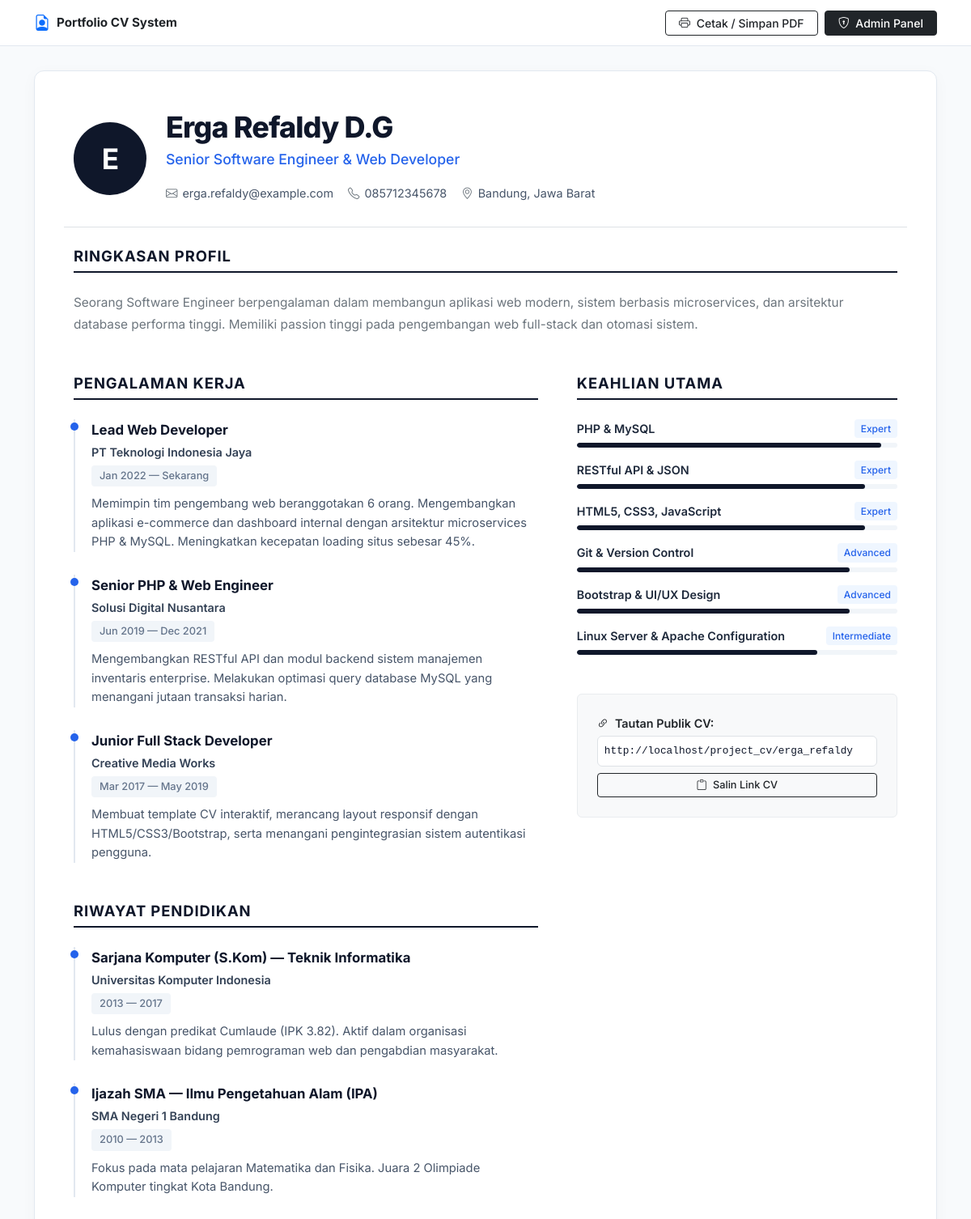
The page / on the database its author committed.
### tables this page shows
CREATE TABLE `users` (
  `id` INT AUTO_INCREMENT PRIMARY KEY,
  `username` VARCHAR(50) NOT NULL UNIQUE,
  `slug` VARCHAR(100) NOT NULL UNIQUE,
  `full_name` VARCHAR(100) NOT NULL,
  `title` VARCHAR(100) DEFAULT 'Full Stack Developer',
  `email` VARCHAR(100) NOT NULL UNIQUE,
  `phone` VARCHAR(30) DEFAULT NULL,
  `address` VARCHAR(255) DEFAULT NULL,
  `summary` TEXT DEFAULT NULL,
  `photo` VARCHAR(255) DEFAULT NULL,
  `password` VARCHAR(255) NOT NULL,
  `role` ENUM('admin', 'user') DEFAULT 'user',
  `is_default` TINYINT(1) DEFAULT 0,
  `created_at` DATETIME DEFAULT CURRENT_TIMESTAMP
);

CREATE TABLE `experiences` (
  `id` INT AUTO_INCREMENT PRIMARY KEY,
  `user_id` INT NOT NULL,
  `company_name` VARCHAR(100) NOT NULL,
  `job_title` VARCHAR(100) NOT NULL,
  `start_date` DATE NOT NULL,
  `end_date` DATE DEFAULT NULL,
  `is_current` TINYINT(1) DEFAULT 0,
  `description` TEXT DEFAULT NULL,
  CONSTRAINT `fk_exp_users` FOREIGN KEY (`user_id`) REFERENCES `users`(`id`) ON DELETE CASCADE
);

CREATE TABLE `education` (
  `id` INT AUTO_INCREMENT PRIMARY KEY,
  `user_id` INT NOT NULL,
  `school_name` VARCHAR(100) NOT NULL,
  `degree_obtained` VARCHAR(100) NOT NULL,
  `major` VARCHAR(100) DEFAULT NULL,
  `start_year` INT DEFAULT NULL,
  `graduation_year` INT DEFAULT NULL,
  `description` TEXT DEFAULT NULL,
  CONSTRAINT `fk_edu_users` FOREIGN KEY (`user_id`) REFERENCES `users`(`id`) ON DELETE CASCADE
);

CREATE TABLE `skills` (
  `id` INT AUTO_INCREMENT PRIMARY KEY,
  `user_id` INT NOT NULL,
  `skill_name` VARCHAR(100) NOT NULL,
  `proficiency_level` VARCHAR(50) DEFAULT 'Intermediate',
  `percentage` INT DEFAULT 80,
  `category` VARCHAR(50) DEFAULT 'Programming',
  CONSTRAINT `fk_skills_users` FOREIGN KEY (`user_id`) REFERENCES `users`(`id`) ON DELETE CASCADE
);

### includes/user_view_template.php (the view, shortened to what this page needs)
<?php
$user_data = null;
$experiences = [];
$education = [];
$skills = [];
$script_dir = rtrim(dirname($_SERVER['SCRIPT_NAME']), '/\\');
$base_url = ($script_dir === '/' || $script_dir === '\\') ? '' : $script_dir;
if (isset($db) && !empty($slug)) {
    $stmt_user = $db->prepare("SELECT * FROM users WHERE slug = ? OR username = ? LIMIT 1");
    if ($stmt_user) {
        $stmt_user->bind_param("ss", $slug, $slug);
        $stmt_user->execute();
        $user_data = $stmt_user->get_result()->fetch_assoc();
    }
    if ($user_data) {
        $user_id = $user_data['id'];
        $stmt_exp = $db->prepare("SELECT * FROM experiences WHERE user_id = ? ORDER BY start_date DESC");
        $stmt_exp->bind_param("i", $user_id);
        $stmt_exp->execute();
        $res_exp = $stmt_exp->get_result();
        while ($r = $res_exp->fetch_assoc()) {
            $experiences[] = $r;
        }
        $stmt_edu = $db->prepare("SELECT * FROM education WHERE user_id = ? ORDER BY graduation_year DESC");
        $stmt_edu->bind_param("i", $user_id);
        $stmt_edu->execute();
        $res_edu = $stmt_edu->get_result();
        while ($r = $res_edu->fetch_assoc()) {
            $education[] = $r;
        }
        $stmt_skill = $db->prepare("SELECT * FROM skills WHERE user_id = ? ORDER BY percentage DESC, id DESC");
        $stmt_skill->bind_param("i", $user_id);
        $stmt_skill->execute();
        $res_skill = $stmt_skill->get_result();
        while ($r = $res_skill->fetch_assoc()) {
            $skills[] = $r;
        }
    }
}
function formatDateDisplay($start, $end, $is_current = 0) {
    $s_time = strtotime($start);
    $s_str = $s_time ? date('M Y', $s_time) : $start;
    if ($is_current) {
        return "{$s_str} — Sekarang";
    }
    if ($end) {
        $e_time = strtotime($end);
        $e_str = $e_time ? date('M Y', $e_time) : $end;
        return "{$s_str} — {$e_str}";
    }
    return $s_str;
}
?>
<!DOCTYPE html>
<html lang="id">
<head>
    <link href="https://cdn.jsdelivr.net/npm/bootstrap@5.3.3/dist/css/bootstrap.min.css" rel="stylesheet">
    <link href="https://cdn.jsdelivr.net/npm/bootstrap-icons@1.11.3/font/bootstrap-icons.min.css" rel="stylesheet">
</head>
<body>
<header class="top-app-bar no-print">
    <div class="container d-flex justify-content-between align-items-center">
        <a href="<?= htmlspecialchars($base_url ?: '/') ?>" class="text-decoration-none text-dark fw-bold d-flex align-items-center gap-2" style="font-size: 0.95rem;">
            <i class="bi bi-file-earmark-person text-primary fs-5"></i> Portfolio CV System
        </a>
        <div class="d-flex align-items-center gap-2">
            <button onclick="window.print()" class="btn btn-outline-dark btn-sm px-3 fw-medium">
                <i class="bi bi-printer me-1"></i> Cetak / Simpan PDF
            </button>
            <a href="<?= htmlspecialchars($base_url ?: '/') ?>/Admin" class="btn btn-dark btn-sm px-3 fw-medium">
                <i class="bi bi-shield-lock me-1"></i> Admin Panel
            </a>
        </div>
    </div>
</header>
<main class="container">
    <div class="cv-card">
        <div class="row align-items-center pb-4 mb-4 border-bottom">
            <div class="col-auto mb-3 mb-md-0">
                <?php if (!empty($user_data['photo']) && file_exists(__DIR__ . '/../' . $user_data['photo'])): ?>
                    <img src="<?= htmlspecialchars($user_data['photo']) ?>" alt="Foto Profil" class="user-avatar-img">
                <?php else: ?>
                    <div class="user-avatar">
                        <?= strtoupper(substr($user_data['full_name'] ?? 'E', 0, 1)) ?>
                    </div>
                <?php endif; ?>
            </div>
            <div class="col">
                <h1 class="user-name"><?= htmlspecialchars($user_data['full_name'] ?? 'Erga Refaldy D.G') ?></h1>
                <div class="user-title"><?= htmlspecialchars($user_data['title'] ?? 'Software Engineer') ?></div>
                <div class="d-flex flex-wrap">
                    <?php if (!empty($user_data['email'])): ?>
                        <div class="contact-item"><i class="bi bi-envelope text-secondary"></i> <?= htmlspecialchars($user_data['email']) ?></div>
                    <?php endif; ?>
                    <?php if (!empty($user_data['phone'])): ?>
                        <div class="contact-item"><i class="bi bi-telephone text-secondary"></i> <?= htmlspecialchars($user_data['phone']) ?></div>
                    <?php endif; ?>
                    <?php if (!empty($user_data['address'])): ?>
                        <div class="contact-item"><i class="bi bi-geo-alt text-secondary"></i> <?= htmlspecialchars($user_data['address']) ?></div>
                    <?php endif; ?>
                </div>
            </div>
        </div>
        <?php if (!empty($user_data['summary'])): ?>
            <div class="mb-5">
                <h2 class="section-heading">Ringkasan Profil</h2>
                <p class="text-secondary" style="font-size: 0.96rem; line-height: 1.7;">
                    <?= nl2br(htmlspecialchars($user_data['summary'])) ?>
                </p>
            </div>
        <?php endif; ?>
        <div class="row g-5">
            <div class="col-lg-7">
                <div class="mb-5">
                    <h2 class="section-heading">Pengalaman Kerja</h2>
                    <?php if (!empty($experiences)): ?>
                        <?php foreach ($experiences as $exp): ?>
                            <div class="timeline-entry">
                                <div class="entry-title"><?= htmlspecialchars($exp['job_title']) ?></div>
                                <div class="entry-subtitle"><?= htmlspecialchars($exp['company_name']) ?></div>
                                <div class="entry-date"><?= formatDateDisplay($exp['start_date'], $exp['end_date'], $exp['is_current'] ?? 0) ?></div>
                                <div class="entry-desc">
                                    <?= nl2br(htmlspecialchars($exp['description'] ?? '')) ?>
                                </div>
                            </div>
                        <?php endforeach; ?>
                    <?php else: ?>
                        <p class="text-muted small">Belum ada riwayat pengalaman kerja.</p>
                    <?php endif; ?>
                </div>
                <div>
                    <h2 class="section-heading">Riwayat Pendidikan</h2>
                    <?php if (!empty($education)): ?>
                        <?php foreach ($education as $edu): ?>
                            <div class="timeline-entry">
                                <div class="entry-title"><?= htmlspecialchars($edu['degree_obtained']) ?> <?= !empty($edu['major']) ? '— ' . htmlspecialchars($edu['major']) : '' ?></div>
                                <div class="entry-subtitle"><?= htmlspecialchars($edu['school_name']) ?></div>
                                <div class="entry-date"><?= htmlspecialchars($edu['start_year'] ?? '') ?> — <?= htmlspecialchars($edu['graduation_year'] ?? 'Selesai') ?></div>
                                <?php if (!empty($edu['description'])): ?>
                                    <div class="entry-desc"><?= nl2br(htmlspecialchars($edu['description'])) ?></div>
                                <?php endif; ?>
                            </div>
                        <?php endforeach; ?>
                    <?php else: ?>
                        <p class="text-muted small">Belum ada data pendidikan.</p>
                    <?php endif; ?>
                </div>
            </div>
            <div class="col-lg-5">
                <div class="mb-5">
                    <h2 class="section-heading">Keahlian Utama</h2>
                    <?php if (!empty($skills)): ?>
                        <?php foreach ($skills as $skill): ?>
                            <div class="skill-item">
                                <div class="skill-header">
                                    <span><?= htmlspecialchars($skill['skill_name']) ?></span>
                                    <span class="skill-level-tag"><?= htmlspecialchars($skill['proficiency_level']) ?></span>
                                </div>
                                <div class="progress-custom">
                                    <div class="progress-bar-custom" style="width: <?= (int)($skill['percentage'] ?? 80) ?>%; height: 100%;"></div>
                                </div>
                            </div>
                        <?php endforeach; ?>
                    <?php else: ?>
                        <p class="text-muted small">Belum ada keahlian terdaftar.</p>
                    <?php endif; ?>
                </div>
                <div class="p-4 bg-light rounded border border-light-subtle no-print">
                    <div class="fw-semibold text-dark mb-1" style="font-size: 0.9rem;"><i class="bi bi-link-45deg me-1"></i> Tautan Publik CV:</div>
                    <code class="d-block p-2 bg-white rounded border mb-2 text-break" style="font-size: 0.8rem; color: #0f172a;">
                        http://localhost/project_cv/<?= htmlspecialchars($user_data['slug'] ?? 'erga_refaldy') ?>
                    </code>
                    <button onclick="navigator.clipboard.writeText(window.location.href); alert('Tautan CV telah disalin!');" class="btn btn-outline-dark btn-sm w-100 fw-medium" style="font-size: 0.8rem;">
                        <i class="bi bi-clipboard me-1"></i> Salin Link CV
                    </button>
                </div>
            </div>
        </div>
    </div>
</main>
</body>
</html>

### index.php (shortened to what this page needs)
<?php
require_once __DIR__ . '/config/db.php';
$script_dir = rtrim(dirname($_SERVER['SCRIPT_NAME']), '/\\');
$request_uri = parse_url($_SERVER['REQUEST_URI'], PHP_URL_PATH);
if (!empty($script_dir) && $script_dir !== '/' && strpos($request_uri, $script_dir) === 0) {
    $request_uri = substr($request_uri, strlen($script_dir));
}
$request_path = trim($request_uri, '/');
$request_path = urldecode($request_path);
function handleRouting($path, $db) {
    $lower_path = strtolower($path);
    if (empty($path) || $lower_path === 'index.php') {
        $slug = null;
        if ($db) {
            $stmt = $db->prepare("SELECT slug FROM users WHERE is_default = 1 LIMIT 1");
            if ($stmt) {
                $stmt->execute();
                $res = $stmt->get_result();
                if ($row = $res->fetch_assoc()) {
                    $slug = $row['slug'];
                }
            }
        }
        require_once __DIR__ . '/includes/user_view_template.php';
        return;
    }
}
handleRouting($request_path, $db);
?>

### includes/user_view_template.php (style rules this page uses)
body { font-family: 'Inter', -apple-system, BlinkMacSystemFont, 'Segoe UI', Roboto, sans-serif; background-color: #f8fafc; color: #1e293b; line-height: 1.6; -webkit-font-smoothing: antialiased; }
.top-app-bar { background: #ffffff; border-bottom: 1px solid #e2e8f0; padding: 12px 0; }
.cv-card { background: #ffffff; border: 1px solid #e2e8f0; border-radius: 12px; box-shadow: 0 4px 20px rgba(0, 0, 0, 0.03); margin-top: 30px; margin-bottom: 40px; padding: 48px; }
.user-avatar { width: 90px; height: 90px; border-radius: 50%; background: #0f172a; color: #ffffff; display: flex; align-items: center; justify-content: center; font-size: 2.2rem; font-weight: 700; letter-spacing: -1px; }
.user-name { font-size: 2.25rem; font-weight: 800; letter-spacing: -0.025em; color: #0f172a; margin-bottom: 4px; }
.user-title { font-size: 1.1rem; font-weight: 500; color: #2563eb; margin-bottom: 16px; }
.contact-item { font-size: 0.9rem; color: #475569; display: inline-flex; align-items: center; gap: 6px; margin-right: 18px; margin-bottom: 6px; }
.section-heading { font-size: 1.15rem; font-weight: 700; color: #0f172a; text-transform: uppercase; letter-spacing: 0.05em; padding-bottom: 8px; border-bottom: 2px solid #0f172a; margin-bottom: 24px; }
.timeline-entry { position: relative; padding-left: 20px; border-left: 2px solid #e2e8f0; margin-bottom: 28px; }
.timeline-entry::before { content: ''; position: absolute; left: -6px; top: 4px; width: 10px; height: 10px; border-radius: 50%; background: #2563eb; }
.entry-title { font-size: 1.05rem; font-weight: 700; color: #0f172a; margin-bottom: 2px; }
.entry-subtitle { font-size: 0.9rem; font-weight: 600; color: #334155; margin-bottom: 4px; }
.entry-date { font-size: 0.8rem; font-weight: 500; color: #64748b; background: #f1f5f9; padding: 3px 10px; border-radius: 4px; display: inline-block; margin-bottom: 10px; }
.entry-desc { font-size: 0.92rem; color: #475569; line-height: 1.6; }
.skill-item { margin-bottom: 16px; }
.skill-header { display: flex; justify-content: space-between; font-size: 0.9rem; font-weight: 600; color: #1e293b; margin-bottom: 6px; }
.skill-level-tag { font-size: 0.75rem; font-weight: 500; color: #2563eb; background: #eff6ff; padding: 2px 8px; border-radius: 4px; }
.progress-custom { height: 6px; background-color: #f1f5f9; border-radius: 4px; overflow: hidden; }
.progress-bar-custom { background-color: #0f172a; border-radius: 4px; }

### rows shown on the page
users: full_name "E", full_name "Erga Refaldy D.G", title "Senior Software Engineer & Web Developer", email "erga.refaldy@example.com", phone "085712345678", address "Bandung, Jawa Barat", summary "Seorang Software Engineer berpengalaman dalam membangun aplikasi web modern, sistem berbasis microservices, dan arsitektur database performa tinggi. Memiliki passion tinggi pada pengembangan web full-stack dan otomasi sistem.", slug "erga_refaldy"
experiences: job_title "Lead Web Developer", company_name "PT Teknologi Indonesia Jaya", start_date+end_date+is_current "Jan 2022 — Sekarang", description "Memimpin tim pengembang web beranggotakan 6 orang. Mengembangkan aplikasi e-commerce dan dashboard internal dengan arsitektur microservices PHP & MySQL. Meningkatkan kecepatan loading situs sebesar 45%."
experiences: job_title "Senior PHP & Web Engineer", company_name "Solusi Digital Nusantara", start_date+end_date+is_current "Jun 2019 — Dec 2021", description "Mengembangkan RESTful API dan modul backend sistem manajemen inventaris enterprise. Melakukan optimasi query database MySQL yang menangani jutaan transaksi harian."
experiences: job_title "Junior Full Stack Developer", company_name "Creative Media Works", start_date+end_date+is_current "Mar 2017 — May 2019", description "Membuat template CV interaktif, merancang layout responsif dengan HTML5/CSS3/Bootstrap, serta menangani pengintegrasian sistem autentikasi pengguna."
education: degree_obtained "Sarjana Komputer (S.Kom)", major "Teknik Informatika", school_name "Universitas Komputer Indonesia", start_year "2013", graduation_year "2017", description "Lulus dengan predikat Cumlaude (IPK 3.82). Aktif dalam organisasi kemahasiswaan bidang pemrograman web dan pengabdian masyarakat."
education: degree_obtained "Ijazah SMA", major "Ilmu Pengetahuan Alam (IPA)", school_name "SMA Negeri 1 Bandung", start_year "2010", graduation_year "2013", description "Fokus pada mata pelajaran Matematika dan Fisika. Juara 2 Olimpiade Komputer tingkat Kota Bandung."
skills: skill_name "PHP & MySQL", proficiency_level "Expert", percentage 95 (drawn)
skills: skill_name "RESTful API & JSON", proficiency_level "Expert", percentage 90 (drawn)
skills: skill_name "HTML5, CSS3, JavaScript", proficiency_level "Expert", percentage 90 (drawn)
skills: skill_name "Git & Version Control", proficiency_level "Advanced", percentage 85 (drawn)
skills: skill_name "Bootstrap & UI/UX Design", proficiency_level "Advanced", percentage 85 (drawn)
skills: skill_name "Linux Server & Apache Configuration", proficiency_level "Intermediate", percentage 75 (drawn)
